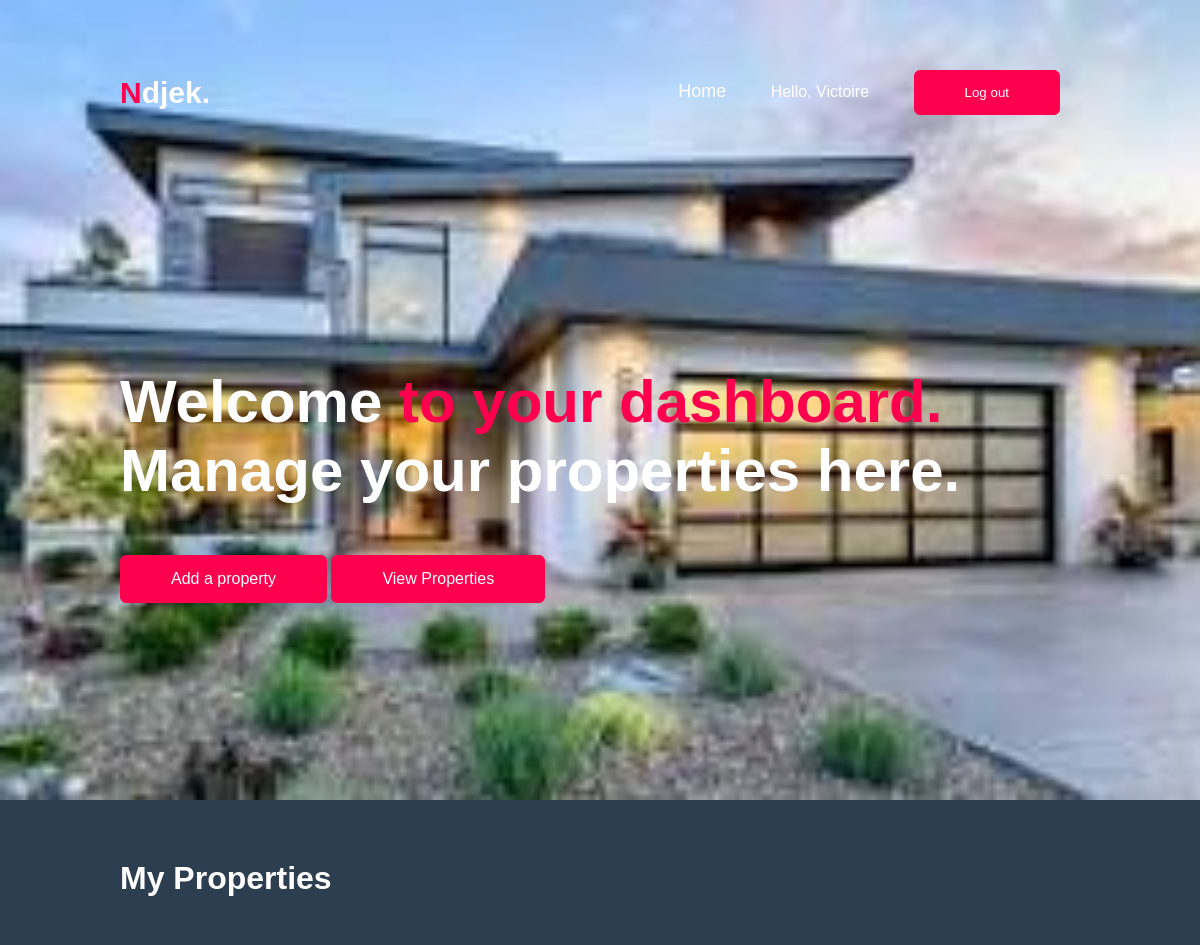
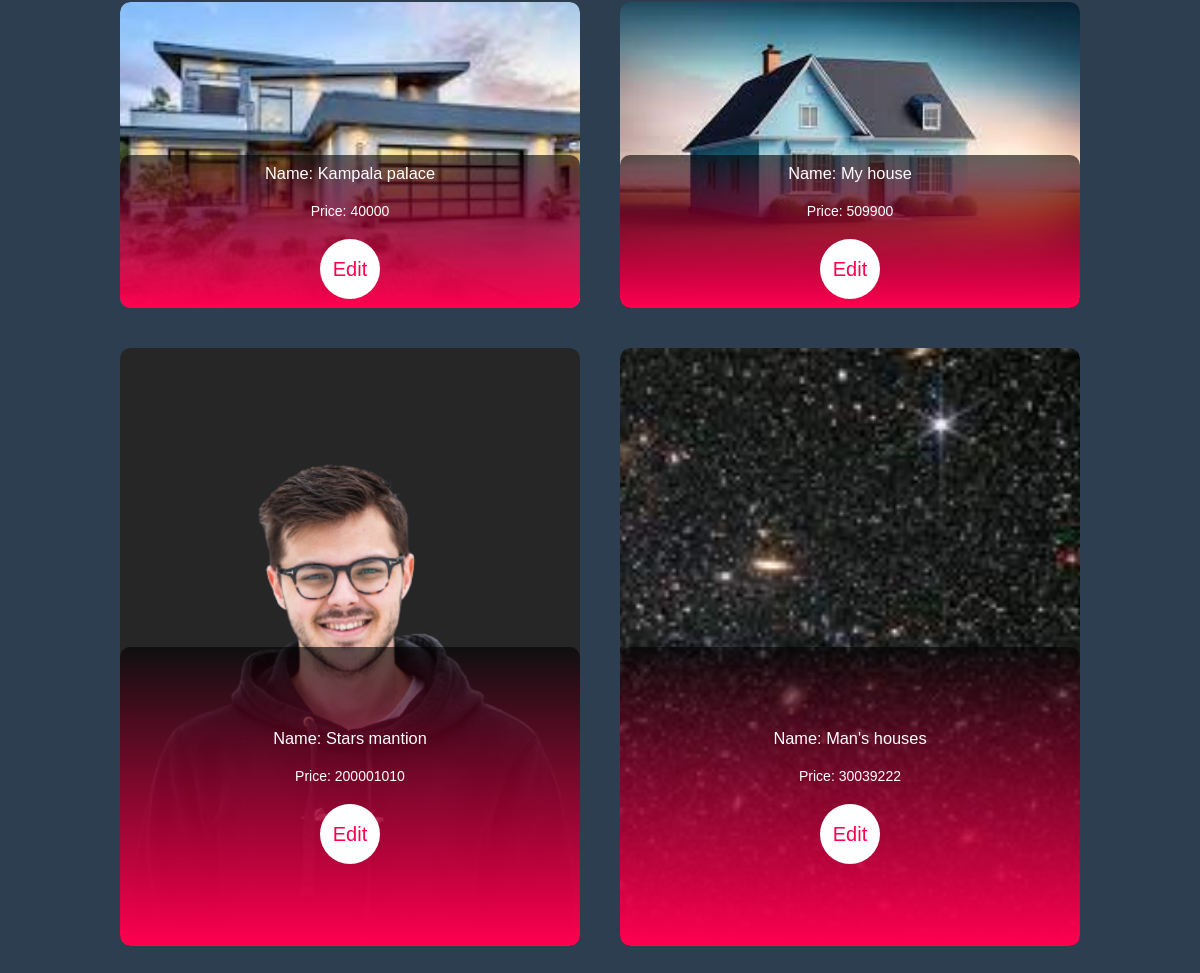
The app's page /dashboard/ (signed in) with its own data (2 pictures, top to bottom).
### dream_houses/models.py (models this page shows, shortened)
class Property(models.Model):
    PROPERTY_TYPES = [
        ('Buy', 'Buy'),
        ('Rent', 'Rent'),
    ]
    name = models.CharField(max_length=200)
    price = models.IntegerField()
    image = models.ImageField(upload_to='property_images/', null=True, blank=True)
    owner = models.ForeignKey(User, on_delete=models.CASCADE)
    date_added = models.DateTimeField(auto_now_add=True)
    property_type = models.CharField(max_length=4, choices=PROPERTY_TYPES, default='Buy')
    class Meta:
        verbose_name_plural = 'properties'

### dream_houses/views.py (the view)
# urls.py: path('dashboard/', views.dashboard, name = 'dashboard'),
@login_required
def dashboard(request):
	properties = Property.objects.filter(owner=request.user).order_by('date_added')
	return render(request, 'dream_houses/dashboard.html', {'properties':properties})

### dream_houses/templates/dream_houses/dashboard.html (shortened to what this page needs)
{% load static%}
<!DOCTYPE html>
<html lang="en">
<head>
    <link rel="stylesheet" href="{% static 'css/styles.css' %}">
</head>
<body>
    <div id="header">
        <div class="container" >
            <nav>
                <h1 class="logo"><span>N</span>djek.</h1>
                <ul id="sidemenu">
                    <li><a href="{% url 'dream_houses:index' %}">Home</a></li>
                    {% if user.is_authenticated %}
                   <li >
                <span >
                Hello, {{user.username}}
                </span>
            </li>
            <li class="nav-item">
                <form class="form-inline my-2 my-lg-0" action="{% url 'dream_houses:logout' %}" method="post">
                <button class="btn " type="submit">
                Log out</button>
                </form>
            </li>
            {% endif %}
                </ul>
            </nav>
            <div class="header-text">
                <h1>Welcome <span>to your dashboard.</span>   <br> Manage your properties here.</h1>
           </div>
           <a href="{% url 'dream_houses:new_property' %}" class="btn btn2">Add a property</a>
           <a href="#properties" class="btn btn2">View Properties</a>
        </div>
    </div>
<div id="properties">
    <div class="container">
        <h1 class="subtilte">
                    My Properties
            </h1>
        <div class="property-list">
        {% for property in properties %}
        <div class="property">
                    {% if property.image %}
                    <img src="{{ property.image.url }}" alt="{{ property.name }}">
                {% endif %}
                    <div class="layer">
                        <h3>Name: {{ property.name }}</h3>
                        <p>Price: {{ property.price }}</p>
                            <a href="{% url 'dream_houses:edit_property' property.id %}">Edit</a>
                    </div>
        </div>
        {% endfor %}
    </div>
    </div>
</div>
</body>
</html>

### dream_houses/static/css/styles.css (style rules this page uses)
* { margin: 0; padding: 0; font-family: 'Poppins', sans-serif; box-sizing: border-box; }
html { scroll-behavior: smooth; }
body { background: #2C3E50; color: #fff; }
#header { width: 100%; height: 100vh; background-image: url('../images/house1.jpeg'); background-size: cover; background-position: center; }
.container { padding: 10px 10%; }
nav { display: flex; align-items: center; justify-content: space-between; flex-wrap: wrap; }
.logo { width: 140px; font-size: 30px; }
.logo span { color: #ff004f; }
nav ul li { display: inline-block; list-style: none; margin: 10px 20px; }
nav ul li a { color: #fff; text-decoration: none; font-size: 18px; position: relative; }
nav ul li a::after { content: ''; width: 0; height: 3px; background: #ff004f; position: absolute; left: 0; bottom: -6px; transition: 0.5s; }
.header-text { margin-top: 20%; font-size: 30px; }
.header-text h1 { font-size: 60px; margin-top: 20px; }
.header-text h1 span { color: #ff004f; }
#properties { padding: 50px 0; }
.property-list { display: grid; grid-template-columns: repeat(auto-fit, minmax(350px, 1fr)); grid-gap: 40px; margin-top: 50px; }
.property { border-radius: 10px; overflow: hidden; position: relative; }
.property img { width: 100%; height: 100%; display: block; border-radius: 10px; object-fit: cover; transition: transform 0.5s; }
.layer { width: 100%; height: 50%; background: linear-gradient(rgba(0,0,0,0.6), #ff004f); border-radius: 10px; position: absolute; left: 0; bottom: 0; overflow: hidden; display: flex; align-items: center; justify-content: center; flex-direction: column; padding: 0 40px; text-align: center; font-size: 14px; transition: height 0.5s; }
.layer h3 { font-weight: 500; margin-bottom: 20px; }
.layer a { margin-top: 20px; color: #ff004f; text-decoration: none; font-size: 20px; line-height: 60px; background: #fff; width: 60px; height: 60px; border-radius: 50%; }
.btn { display: block; margin: 50px auto; width: fit-content; border: 1px solid #ff004f; padding: 14px 50px; border-radius: 6px; text-decoration: none; color: #fff; background: #ff004f; cursor: pointer; }
.btn.btn2 { display: inline-block; background: #ff004f; }

### records on screen
Property: image (picture), name "Kampala palace", price "40000"
Property: image (picture), name "My house", price "509900"
Property: image (placeholder picture), name "Stars mantion", price "200001010"
Property: image (picture), name "Man's houses", price "30039222"

### other values on screen
{{ user.username }} "Victoire"
